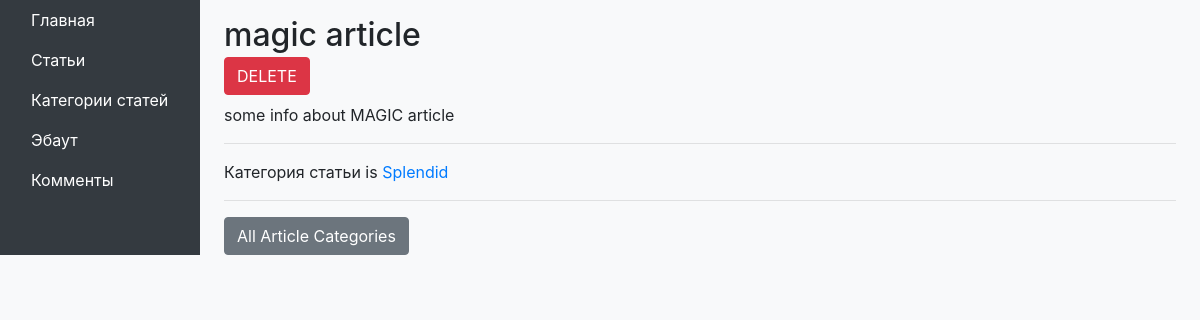
/articles/1/, run on the app's committed database.
### django_blog/articles/models.py (models this page shows, shortened)
class Article(models.Model):
    name = models.CharField(max_length=200)
    body = models.TextField()
    category = models.ForeignKey(Category, on_delete=models.PROTECT)
    timestamp = models.DateTimeField(auto_now_add=True)

### django_blog/categories/models.py (models this page shows, shortened)
class Category(models.Model):
    name = models.CharField('name', max_length=255)
    description = models.CharField('description', max_length=255)

### django_blog/articles/views.py (the view)
# urls.py: path('<int:id>/', views.ArticleView.as_view(), name='articles_detail'),
class ArticleView(View):
    def get(self, request, *args, **kwargs):
        article = get_object_or_404(Article, id=kwargs['id'])
        return render(
            request,
            'articles/article.html',
            context={'article': article}
        )

### django_blog/templates/articles/article.html
{% extends "base.html" %}
{% block content %}
    <div class="article-details-container">
        <h2>{{ article.name }} {% include "articles/delete.html" %}</h2>
        <div class="article-body">{{ article.body }}</div>
        <hr>
        <div class="category-info">
            Категория статьи is <a href="{% url 'categories_detail' article.category.id %}">{{ article.category.name }}</a>
        </div>
        <hr>
        <div class="all-categories-link">
            <a href="{% url 'categories_index' %}" class="btn btn-secondary">All Article Categories</a>
        </div>
    </div>
{% endblock %}

### django_blog/templates/base.html (style rules this page uses)
body { background-color: #f8f9fa; }

### data on the page
Article: name "magic article", body "some info about MAGIC article", category.name "Splendid"
